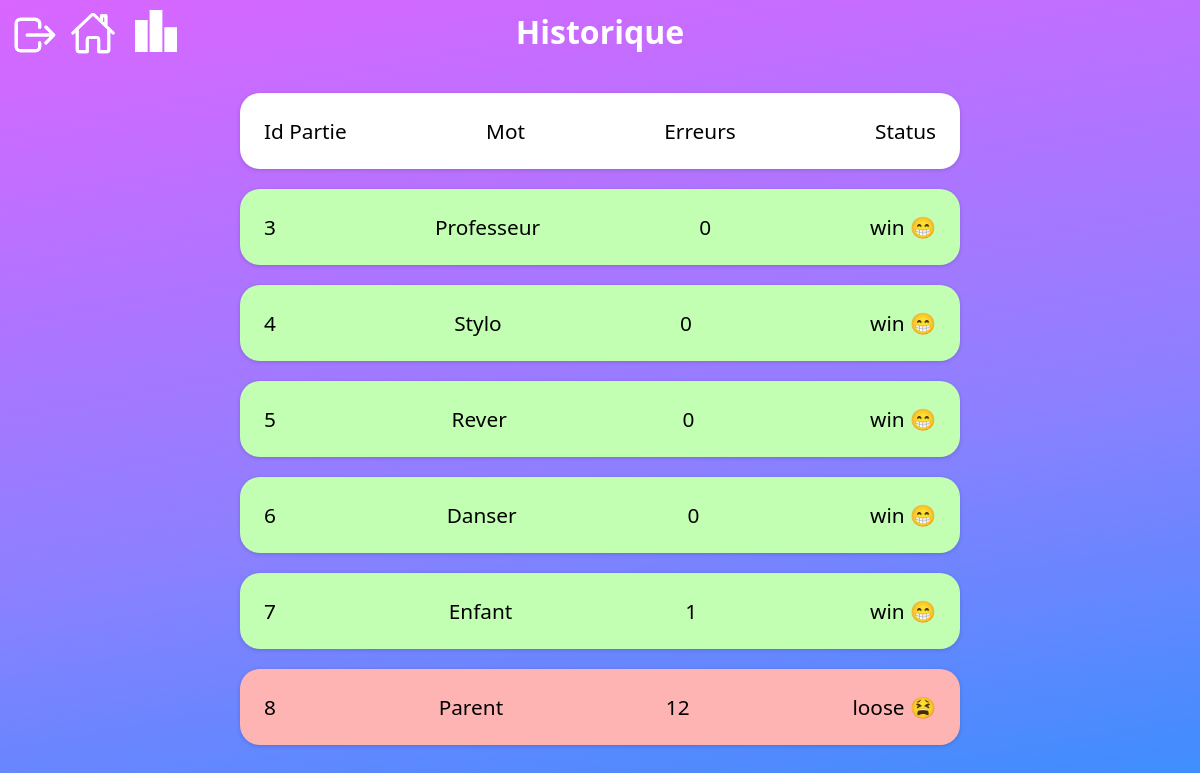
/public/?username=quoicoubeh, run on the app's committed database.
### tables this page shows
CREATE TABLE `parties` (
  `id_partie` int NOT NULL,
  `erreurs` int DEFAULT NULL,
  `mots` varchar(255) DEFAULT NULL,
  `result` varchar(255) DEFAULT NULL,
  `username1` varchar(255) NOT NULL,
  `username2` varchar(255) DEFAULT NULL
);

### app/Controllers/Controller.php (called while the page is built, shortened)
<?php
class Controller{
    protected $view_path;
    protected $template;
    public function render($view, $vars){
        extract($vars);
        require($this->view_path . str_replace(".", '/', $view) . '.php');
        $content = ob_get_clean();
        require($this->view_path . 'templates/' . $this->template . '.php');
    }
}

### app/Database.php (called while the page is built, shortened)
<?php
class Database
{
    private $db_name;
    private $db_user;
    private $db_host;
    private $db_pass;
    private $pdo;
    public function __construct($db_name, $db_host = 'localhost', $db_user = 'root', $db_pass = '')
    {
        $this->db_name = $db_name;
        $this->db_user = $db_user;
        $this->db_pass = $db_pass;
        $this->db_host = $db_host;
    }
    private function getPDO()
    {
        if ($this->pdo === null) {
            $bdd = new PDO("mysql:dbname=" . $this->db_name . ';host=' . $this->db_host, $this->db_user, $this->db_pass);
            $bdd->setAttribute(PDO::ATTR_ERRMODE, PDO::ERRMODE_EXCEPTION);
            $this->pdo = $bdd;
        }
        return $this->pdo;
    }
    public function query($request, $class_name)
    {
        $req = $this->getPDO()->query($request);
        $data = $req->fetchAll(PDO::FETCH_CLASS, Config::$PATH_MODELS . $class_name);
        return $data;
    }
}

### app/Models/Account.php (called while the page is built, shortened)
<?php
class Account{
    private $username;
    public function getUsername(){
        return $this->username;
    }
    public function getParties(): array{
        $parties = App::getDatabase()->query("SELECT * FROM Parties WHERE username1='".$this->getUsername()."' OR username2='". $this->getUsername() . "' ORDER BY erreurs ASC", "Partie");
        return $parties;
    }
}

### app/Models/Partie.php (called while the page is built, shortened)
<?php
class Partie{
    private $id_partie;
    private $erreurs;
    private $mots;
    private $result;
    public function getId_partie(){
        return $this->id_partie;
    }
    public function getErreurs(){
        return $this->erreurs;
    }
    public function getMots(){
        return $this->mots;
    }
    public function getResult(){
        return $this->result;
    }
}

### app/Autoloader.php (called while the page is built, shortened)
<?php
class Autoloader{
    static function autoload($class){
        if(strpos($class, __NAMESPACE__ .'\\') == 0){
            $class = str_replace(__NAMESPACE__ . '\\', '', $class);
            $class = str_replace('\\', '\\', $class);
        }
    }
}

### app/App.php (called while the page is built)
<?php
class App{
    private static $database;
    public static function getDatabase(){
        if(self::$database === null){
            self::$database =  new \App\Database(\App\Config::$db, \App\Config::$host, \App\Config::$db_user, \App\Config::$db_password);
        }
        return self::$database;
    }
}

### app/pages/Home.php (the view, shortened to what this page needs)
<head>
    <link rel="stylesheet" href="<?= config::$PATH_PUBLIC . 'css/global.css' ?>">
    <link rel="stylesheet" href="<?= config::$PATH_PUBLIC . 'css/home.css' ?>">
</head>
<div class="partie-container">
    <h1>Historique</h1>
    <div class="partie-bubble">
        <p>Id Partie</p>
        <p>Mot</p>
        <p>Erreurs</p>
        <p>Status</p>
    </div>
    <?php
    foreach ($vars as $key => $value) {
        $mot = $value->getMots();
        $erreurs = $value->getErreurs();
        $result = $value->getResult();
        $id_partie = $value->getId_partie();
        if ($result == "win") {
            echo "<div class='partie-bubble win'>";
            echo "<p>$id_partie</p>";
            echo "<p>$mot</p>";
            echo "<p>$erreurs</p>";
            echo "<p>$result 😁</p>";
            echo "</div>";
        } else {
            echo "<div class='partie-bubble loose'>";
            echo "<p>$id_partie</p>";
            echo "<p>$mot</p>";
            echo "<p>$erreurs</p>";
            echo "<p>$result 😫</p>";
            echo "</div>";
        }
    }
    ?>
</div>

### public/index.php (shortened to what this page needs)
<?php
require ("../app/Autoloader.php");
if(isset($_GET['p'])){
    $p = $_GET["p"];
}else{
    $p = "home";
}
if($p === "home"){
    $controller = new \App\Controllers\PartieController;
    $controller->index();
}
$content = ob_get_clean();
require '../app/pages/templates/Layout.php'
?>

### app/Controllers/PartieController.php (shortened to what this page needs)
<?php
class PartieController extends appController
{
    public function index()
    {
        if (isset($_GET["username"])) {
            $username = $_GET["username"];
            $accounts = App::getDatabase()->query("SELECT * FROM Accounts WHERE username='$username'", "Account");
            if (sizeof($accounts) != 0) {
                $parties = $accounts[0]->getParties();
                $this->render("home", $parties);
                return;
            }
        }
    }
}

### app/pages/templates/Layout.php (shortened to what this page needs)
<!DOCTYPE html>
<html lang="en">
<head>
</head>
<body>
    <?= $content; ?>
    <a href="<?= Config::$url . '/public/?p=logout' ?>" class="logout-icon">
        <img src="<?= Config::$PATH_PUBLIC . 'assets/log-out-outline.svg' ?>" alt="logout svg">
    </a>
    <a class="menu-icon" href="<?= Config::$url . '/public/?p=home' ?>">
        <img src="<?= Config::$PATH_PUBLIC . 'assets/home-outline.svg' ?>" alt="home svg" >
    </a>
    <a class="classement-icon" href="<?= Config::$url . '/public/?p=classement' ?>">
        <img src="<?= Config::$PATH_PUBLIC . 'assets/rank.svg' ?>" alt="rank svg">
    </a>
</body>
</html>

### public/css/global.css (style rules this page uses)
* { padding: 0; margin: 0; box-sizing: border-box; text-decoration: none; font-family: system-ui, -apple-system, BlinkMacSystemFont, "Segoe UI", Roboto, Oxygen, Ubuntu, Cantarell, "Open Sans", "Helvetica Neue", sans-serif; list-style-type: none; }
body { background-image: linear-gradient( 170deg, hsl(285deg 100% 70%) 0%, hsl(247deg 100% 75%) 57%, hsl(214deg 99% 61%) 100% ); background-repeat: no-repeat; min-height: 100vh; width: 100%; position: relative; }

### public/css/home.css (style rules this page uses)
h1 { color: white; margin-top: 10px; margin-bottom: 30px; }
.partie-container { display: flex; flex-direction: column; align-items: center; width: 100%; }
.partie-bubble { display: flex; align-items: center; background-color: #ffffff; box-shadow: rgba(0, 0, 0, 0.16) 0px 1px 4px; border-radius: 20px; width: 60%; padding: 2%; margin: 10px 0; justify-content: space-between; }
.partie-bubble p { font-weight: 500; font-size: 1.3rem; text-align: center; width: calc(100 / 4); }
.win { background-color: #c3ffb3; }
.loose { background-color: #ffb4b4; }

### app/pages/templates/Layout.php (style rules this page uses)
* { padding: 0; margin: 0; box-sizing: border-box; text-decoration: none; font-family: system-ui, -apple-system, BlinkMacSystemFont, "Segoe UI", Roboto, Oxygen, Ubuntu, Cantarell, "Open Sans", "Helvetica Neue", sans-serif; list-style-type: none; }
body { background-image: linear-gradient(170deg, hsl(285deg 100% 70%) 0%, hsl(247deg 100% 75%) 57%, hsl(214deg 99% 61%) 100%); background-repeat: no-repeat; min-height: 100vh; width: 100%; position: relative; }
.logout-icon { position: absolute; left: 0; top: 0; margin: 10px; }
.menu-icon { position: absolute; left: 60px; top: 0; margin: 10px; }
.classement-icon { position: absolute; left: 125px; top: 0; margin: 10px; }
.menu-icon img { height: 46px; }
.logout-icon img { height: 50px; }
.classement-icon img { height: 42px; }

### data on the page
parties: id_partie "3", mots "Professeur", erreurs "0", result "win"
parties: id_partie "4", mots "Stylo", erreurs "0", result "win"
parties: id_partie "5", mots "Rever", erreurs "0", result "win"
parties: id_partie "6", mots "Danser", erreurs "0", result "win"
parties: id_partie "7", mots "Enfant", erreurs "1", result "win"
parties: id_partie "8", mots "Parent", erreurs "12", result "loose"
